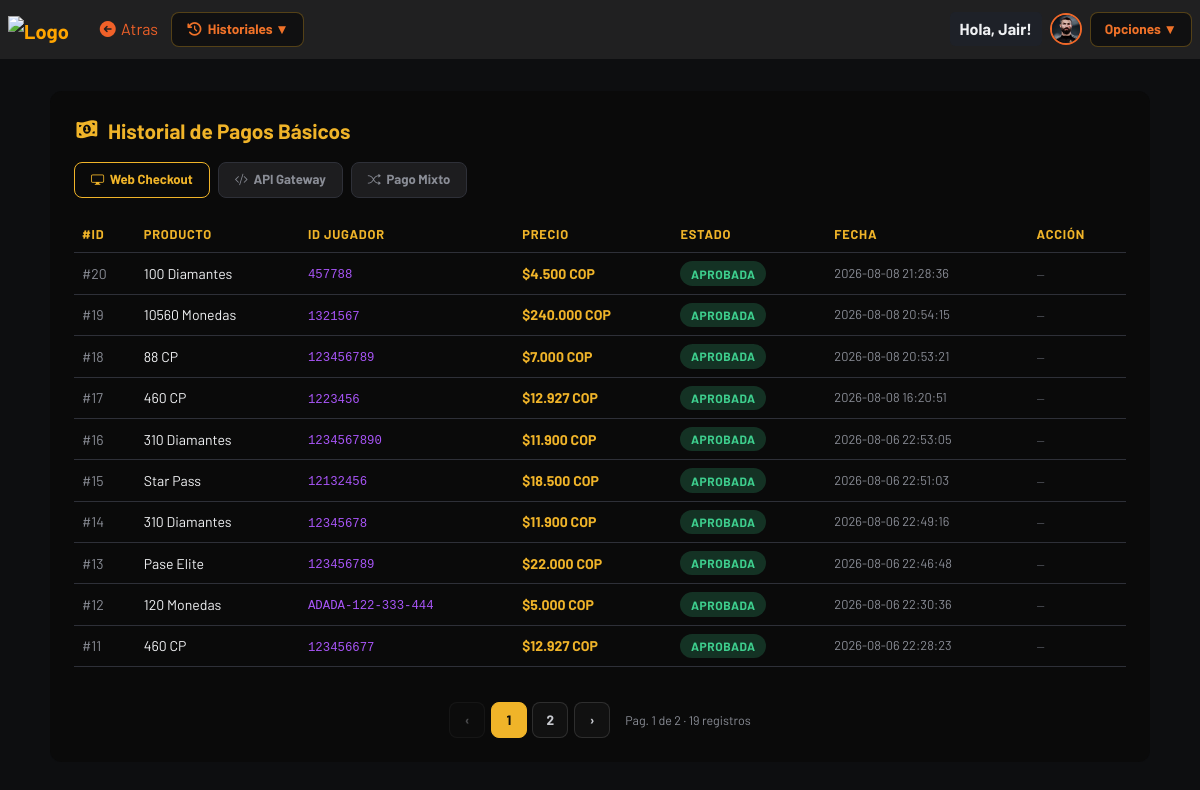
/views/historial/reg-pgb.php?modo=wc (signed in), run on the app's committed database.
### tables this page shows
CREATE TABLE `users` (
  `id` int(11) NOT NULL,
  `nombre` varchar(120) NOT NULL,
  `correo` varchar(255) NOT NULL,
  `usuario` varchar(100) NOT NULL,
  `contraseña` varchar(255) NOT NULL,
  `profile_image` varchar(255) DEFAULT NULL,
  `bio` text DEFAULT NULL,
  `location` varchar(100) DEFAULT NULL,
  `created_at` timestamp NOT NULL DEFAULT current_timestamp()
);

CREATE TABLE `ordenes` (
  `id` int(11) NOT NULL,
  `request_id` int(11) NOT NULL DEFAULT 0,
  `producto` varchar(100) NOT NULL,
  `precio` decimal(10,2) NOT NULL,
  `jugador_id` varchar(100) NOT NULL,
  `correo` varchar(100) DEFAULT NULL,
  `estado` varchar(50) NOT NULL,
  `monto_pagado` decimal(10,2) DEFAULT NULL,
  `created_at` timestamp NOT NULL DEFAULT current_timestamp() ON UPDATE current_timestamp()
);

### views/historial/reg-pgb.php (the view, shortened to what this page needs)
<?php
require_once '../../php/conexion_be.php';
$modo = $_GET['modo'] ?? 'wc';
if ($modo === 'gateway') {
    $resultado = mysqli_query($conexion, "SELECT * FROM gateway_ordenes ORDER BY created_at DESC");
} elseif ($modo === 'mixto') {
    $resultado = mysqli_query($conexion, "SELECT * FROM ordenes WHERE monto_pagado IS NOT NULL OR producto LIKE '%+%' ORDER BY created_at DESC");
} else {
    $resultado = mysqli_query($conexion, "SELECT * FROM ordenes WHERE monto_pagado IS NULL AND producto NOT LIKE '%+%' ORDER BY created_at DESC");
}
?>
<!DOCTYPE html>
<html lang="es">
<head>
    <link href="https://cdn.jsdelivr.net/npm/bootstrap@5.3.2/dist/css/bootstrap.min.css" rel="stylesheet">
    <link href="https://cdn.jsdelivr.net/npm/bootstrap-icons/font/bootstrap-icons.css" rel="stylesheet">
    <link rel="stylesheet" href="https://cdnjs.cloudflare.com/ajax/libs/font-awesome/7.0.1/css/all.min.css">
    <link rel="stylesheet" href="../../assets/css/styles-historiales.css">
</head>
<body>
    <?php
        $nav_back_url  = "historial.php";
        $nav_back_text = "Atras";
        $nav_base      = "../../";
        require_once '../../php/navbar.php';
    ?>
    <div class="tabla-container">
        <div class="tabla-titulo"><i class="fa-solid fa-money-bill-1-wave fs-3l" style="color: #f0b429;"></i>
             Historial de Pagos Básicos
        </div>
        <div class="modo-tabs">
            <a href="reg-pgb.php?modo=wc" class="modo-tab <?= $modo === 'wc' ? 'active-wc' : '' ?>">
                <i class="bi bi-display"></i> Web Checkout
            </a>
            <a href="reg-pgb.php?modo=gateway" class="modo-tab <?= $modo === 'gateway' ? 'active-gw' : '' ?>">
                <i class="bi bi-code-slash"></i> API Gateway
            </a>
            <a href="reg-pgb.php?modo=mixto" class="modo-tab <?= $modo === 'mixto' ? 'active-mixto' : '' ?>">
                <i class="bi bi-shuffle"></i> Pago Mixto
            </a>
        </div>
        <?php if (mysqli_num_rows($resultado) > 0): ?>
        <div class="table-responsive">
            <table class="table table-hover">
                <thead>
                    <?php if ($modo === 'gateway'): ?>
                    <tr>
                        <th>#ID</th>
                        <th>Producto</th>
                        <th>Nombre</th>
                        <th>Correo</th>
                        <th>Precio</th>
                        <th>Estado</th>
                        <th>Fecha</th>
                        <th>Acción</th>
                    </tr>
                    <?php else: ?>
                    <tr>
                        <th>#ID</th>
                        <th>Producto</th>
                        <th>ID Jugador</th>
                        <th>Precio</th>
                        <th>Estado</th>
                        <th>Fecha</th>
                        <th>Acción</th>
                    </tr>
                    <?php endif; ?>
                </thead>
                <tbody>
                    <?php while ($row = mysqli_fetch_assoc($resultado)): ?>
                    <tr>
                        <?php if ($modo === 'gateway'): ?>
                        <td><span style="color:#8a8d96;">#<?= htmlspecialchars($row['id']) ?></span></td>
                        <td><?= htmlspecialchars($row['producto']) ?></td>
                        <td><?= htmlspecialchars($row['nombre']) ?></td>
                        <td><code style="color:#f59e0b;"><?= htmlspecialchars($row['correo']) ?></code></td>
                        <td style="color:#f0b429; font-weight:700;">$<?= number_format($row['precio'], 0, ',', '.') ?> COP</td>
                        <td>
                            <span class="estado-pill badge-<?= strtolower($row['estado']) ?>">
                                <?= strtoupper($row['estado']) ?>
                            </span>
                        </td>
                        <td style="color:#8a8d96; font-size:0.8rem;"><?= htmlspecialchars($row['created_at']) ?></td>
                        <td>
                            <?php if (strtolower($row['estado']) === 'pendiente' && !empty($row['request_id'])): ?>
                            <a href="../../php/verificar_pago.php?tabla=gateway_ordenes&id=<?= $row['id'] ?>&request_id=<?= urlencode($row['request_id']) ?>&redirect=../views/historial/reg-pgb.php?modo=gateway"
                               class="btn-verificar">
                                <i class="bi bi-arrow-repeat"></i> Verificar
                            </a>
                            <?php else: ?>
                            <span style="color:#555860; font-size:0.75rem;">—</span>
                            <?php endif; ?>
                        </td>
                        <?php else: ?>
                        <td><span style="color:#8a8d96;">#<?= htmlspecialchars($row['id']) ?></span></td>
                        <td><?= htmlspecialchars($row['producto']) ?></td>
                        <td><code style="color:#a855f7;"><?= htmlspecialchars($row['jugador_id']) ?></code></td>
                        <td style="color:#f0b429; font-weight:700;">$<?= number_format($row['precio'], 0, ',', '.') ?> COP</td>
                        <td>
                            <span class="estado-pill badge-<?= strtolower($row['estado']) ?>">
                                <?= strtoupper($row['estado']) ?>
                            </span>
                        </td>
                        <td style="color:#8a8d96; font-size:0.8rem;"><?= htmlspecialchars($row['created_at']) ?></td>
                        <td>
                            <?php if (strtolower($row['estado']) === 'pendiente' && !empty($row['request_id'])): ?>
                            <a href="../../php/verificar_pago.php?tabla=ordenes&id=<?= $row['id'] ?>&request_id=<?= urlencode($row['request_id']) ?>&redirect=../views/historial/reg-pgb.php"
                               class="btn-verificar">
                                <i class="bi bi-arrow-repeat"></i> Verificar
                            </a>
                            <?php else: ?>
                            <span style="color:#555860; font-size:0.75rem;">—</span>
                            <?php endif; ?>
                        </td>
                        <?php endif; ?>
                    </tr>
                    <?php endwhile; ?>
                </tbody>
            </table>
        </div>
        <?php endif; ?>
    </div>
    <link rel="stylesheet" href="paginacion.css">
</body>
</html>

### php/navbar.php (shortened to what this page needs)
<?php
$nav_back_url  = $nav_back_url  ?? 'home.php';
$nav_back_text = $nav_back_text ?? 'volver';
$nav_base      = $nav_base      ?? '../';
$nav_avatar    = '';
$nav_initials  = '';
if (isset($_SESSION['user_id'])) {
    if ($conexion) {
        $nav_uid = intval($_SESSION['user_id']);
        $nav_row = mysqli_fetch_assoc(mysqli_query($conexion, "SELECT profile_image, usuario FROM users WHERE id = '$nav_uid'"));
        if ($nav_row) {
            $nav_initials = strtoupper(substr($nav_row['usuario'] ?? 'U', 0, 1));
            if (!empty($nav_row['profile_image']) && file_exists($nav_base . 'uploads/' . $nav_row['profile_image'])) {
                $nav_avatar = $nav_base . 'uploads/' . htmlspecialchars($nav_row['profile_image']);
            }
        }
    }
}
$nav_grupos_tiendas = [
    'games' => [
        'label' => 'Juegos',
        'icon'  => 'fa-shop',
        'items' => [
            'cod.php'         => 'Call of Duty Mobile',
            'freefire.php'    => 'Free Fire',
            'efootball.php'   => 'Efootball Mobile',
            'easport.php'     => 'EA FC Sports Mobile',
            'rainbowsix.php'  => 'Rainbow Six Siege',
            'pubg.php'        => 'PUBG Battlegrounds',
            'bloodstrike.php' => 'Blood Strike',
        ],
    ],
    'plataformas' => [
        'label' => 'Plataformas',
        'icon'  => 'fa-shop',
        'items' => [
            'streaming.php'         => 'Streaming',
            'otras_streaming.php'   => 'Otros Streaming',
            'music_gateway.php'     => 'Música',
            'streaming_gateway.php' => 'Streaming Gateway',
            'ia.php'                => 'Inteligencia Artificial',
            'redes.php'             => 'Redes Sociales',
        ],
    ],
    'textil' => [
        'label' => 'Textiles',
        'icon'  => 'fa-shop',
        'items' => [
            'pl.php'         => 'Premier League',
            'laliga.php'     => 'La Liga',
            'seriea.php'     => 'Serie A',
            'bundesliga.php' => 'Bundesliga',
        ],
    ],
    'historial' => [
        'label' => 'Historiales',
        'icon'  => 'fa-clock-rotate-left',
        'items' => [
            'reg-pgb.php'  => 'Pagos Básicos',
            'reg-sus.php'  => 'Suscripciones',
            'reg-rec.php'  => 'Recurrentes',
            'reg-link.php' => 'Links de Pago',
            'reg-prea.php' => 'Preautorizaciones',
            'reg-disp.php' => 'Dispersiones',
            'reversos.php' => 'Reversos',
        ],
    ],
];
$nav_current_dir   = basename(dirname($_SERVER['SCRIPT_NAME']));
$nav_current_file  = basename($_SERVER['SCRIPT_NAME']);
$nav_grupo_activo  = $nav_grupos_tiendas[$nav_current_dir] ?? null;
$nav_mostrar_tiendas = $nav_grupo_activo && array_key_exists($nav_current_file, $nav_grupo_activo['items']);
?>
<nav class="navbar navbar-dark navbar-expand-lg px-2">
    <a class="navbar-brand fw-bold" href="<?= $nav_base ?>home.php" style="color: orange;">
        <img src="<?= $nav_base ?>assets/icons/icono.png" alt="Logo" style="width: 30px;">
    </a>
    <a href="<?= htmlspecialchars($nav_back_url) ?>" class="btn" style="color: black; color: #f06129;">
        <i class="fa-solid fa-circle-arrow-left fs-6"></i> <?= htmlspecialchars($nav_back_text) ?>
    </a>
    <?php if ($nav_mostrar_tiendas): ?>
    <div class="dropdown">
        <button class="dropbtn"><i class="fa-solid <?= htmlspecialchars($nav_grupo_activo['icon'] ?? 'fa-shop') ?>"></i> <?= htmlspecialchars($nav_grupo_activo['label']) ?> ▼</button>
    </div>
    <?php endif; ?>
    <div class="ms-auto d-flex align-items-center gap-2">
        <span class="nav-username">
            <?= isset($_SESSION['usuario']) ? "Hola, " . htmlspecialchars($_SESSION['usuario']) : "Invitado" ?>
        </span>
        <a href="<?= $nav_base ?>views/profile/index.php" class="nav-avatar-wrap" title="Mi perfil">
            <?php if ($nav_avatar): ?>
                <img src="<?= $nav_avatar ?>" class="nav-avatar-img" alt="Perfil">
            <?php else: ?>
                <div class="nav-avatar-initials"><?= $nav_initials ?: 'U' ?></div>
            <?php endif; ?>
        </a>
        <div class="dropdown">
            <button class="dropbtn">Opciones ▼</button>
        </div>
    </div>
</nav>

### assets/css/styles-historiales.css (style rules this page uses)
:root { --hist-accent: #f0b429; --hist-accent-rgb: 240, 180, 41; --hist-maxw: 1100px; --hist-font: 'Barlow', sans-serif; }
body { font-family: var(--hist-font); }
.navbar { background-color: #0f0f0fa9 !important; backdrop-filter: blur(8px); }
.tabla-container { background: var(--pt-paint); border-radius: 12px; padding: 1.5rem; margin: 2rem auto; max-width: var(--hist-maxw); backdrop-filter: blur(8px); }
.tabla-titulo { font-size: 1.3rem; font-weight: 700; margin-bottom: 1rem; color: var(--hist-accent); display: flex; align-items: center; gap: 0.5rem; }
.table { color: var(--pt-text); border-color: var(--pt-border); }
.table thead th { background: var(--pt-th); color: var(--hist-accent); border-color: var(--pt-border); font-size: 0.8rem; text-transform: uppercase; letter-spacing: 0.06em; }
.table tbody tr { border-color: var(--pt-border); background: var(--pt-th); transition: background 0.15s; }
.table tbody td { border-color: var(--pt-border); font-size: 0.88rem; vertical-align: middle; background: var(--pt-paint); color: var(--pt-text); }
.badge-aprobada { background: rgba(62, 207, 142, 0.2); color: #3ecf8e; }
.estado-pill { display: inline-block; padding: 0.2rem 0.65rem; border-radius: 20px; font-size: 0.75rem; font-weight: 700; text-transform: uppercase; letter-spacing: 0.05em; }
.modo-tabs { display: flex; gap: 0.5rem; margin-bottom: 1.2rem; flex-wrap: wrap; }
.modo-tab { padding: 0.45rem 1rem; border-radius: 8px; font-size: 0.82rem; font-weight: 700; text-decoration: none; display: inline-flex; align-items: center; gap: 0.35rem; transition: all 0.2s; border: 1.5px solid var(--pt-border); color: var(--pt-text-sec); background: var(--pt-boxitem2); }
.modo-tab.active-wc { border-color: #f0b429; background: var(--pt-paint); color: #f0b429; }

### views/historial/reg-pgb.php (style rules this page uses)
:root { --hist-accent: #f0b429; --hist-accent-rgb: 240, 180, 41; }
:root { --pag-accent:#f0b429; }

### php/navbar.php (style rules this page uses)
.navbar { background-color: var(--pt-navbar, #2e2e2ea9) !important; backdrop-filter: blur(8px); position: relative; z-index: 1030; }
.nav-avatar-wrap { display: inline-flex; align-items: center; gap: 0.5rem; text-decoration: none; }
.nav-avatar-img { width: 32px; height: 32px; border-radius: 50%; object-fit: cover; border: 2px solid #f06829; transition: border-color 0.2s, transform 0.2s; }
.nav-username { background-color: var(--pt-bg-card, hsla(120, 2%, 10%, 0.84)); padding: 5px 10px; border-radius: 5px; font-weight: bold; color: var(--pt-text, #ffffff); }
.dropdown { position: relative; display: inline-block; }
.dropbtn { background: var(--pt-dropdown, hsla(120, 2%, 10%, 0.84)); color: #f07229; border: 1.5px solid rgba(240, 180, 41, 0.3); border-radius: 8px; padding: 6px 14px; font-weight: 700; font-size: 0.85rem; cursor: pointer; transition: all 0.2s; display: flex; align-items: center; gap: 0.3rem; }

### data on the page
users: profile_image (picture)
ordenes: id "20", producto "100 Diamantes", jugador "457788", precio "4.500", estado "APROBADA", created_at "2026-08-08 21:28:36"
ordenes: id "19", producto "10560 Monedas", jugador "1321567", precio "240.000", estado "APROBADA", created_at "2026-08-08 20:54:15"
ordenes: id "18", producto "88 CP", jugador "123456789", precio "7.000", estado "APROBADA", created_at "2026-08-08 20:53:21"
ordenes: id "17", producto "460 CP", jugador "1223456", precio "12.927", estado "APROBADA", created_at "2026-08-08 16:20:51"
ordenes: id "16", producto "310 Diamantes", jugador "1234567890", precio "11.900", estado "APROBADA", created_at "2026-08-06 22:53:05"
ordenes: id "15", producto "Star Pass", jugador "12132456", precio "18.500", estado "APROBADA", created_at "2026-08-06 22:51:03"
ordenes: id "14", producto "310 Diamantes", jugador "12345678", precio "11.900", estado "APROBADA", created_at "2026-08-06 22:49:16"
ordenes: id "13", producto "Pase Elite", jugador "123456789", precio "22.000", estado "APROBADA", created_at "2026-08-06 22:46:48"
ordenes: id "12", producto "120 Monedas", jugador "ADADA-122-333-444", precio "5.000", estado "APROBADA", created_at "2026-08-06 22:30:36"
ordenes: id "11", producto "460 CP", jugador "123456677", precio "12.927", estado "APROBADA", created_at "2026-08-06 22:28:23"

### other printed values
$nav_back_text "Atras"
$nav_grupo_activo['label'] "Historiales"
$_SESSION['usuario'] "Jair!"
